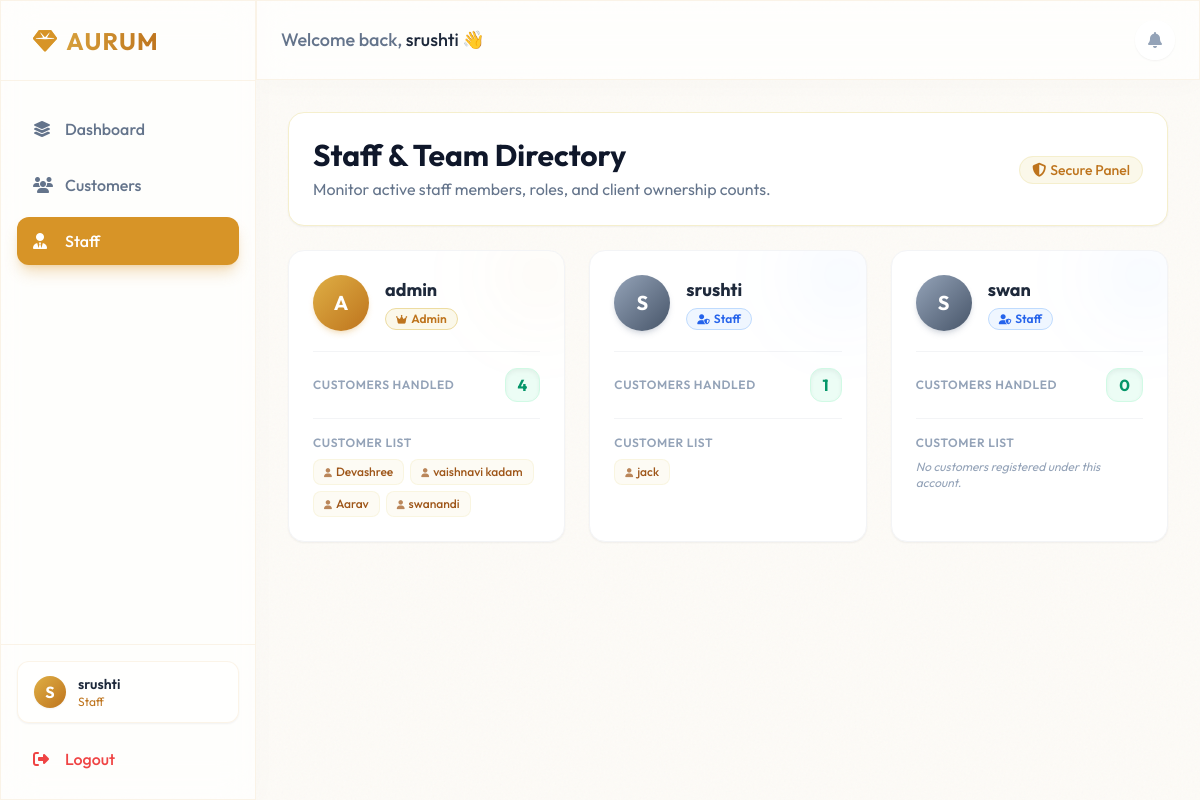
The page /staff (signed in) on the database its author committed.
### models.py (models this page shows, shortened)
class User(UserMixin, db.Model):
    __tablename__ = 'users'
    id = db.Column(db.Integer, primary_key=True)
    username = db.Column(db.String(150), unique=True, nullable=False)
    password = db.Column(db.String(150), nullable=False)
    role = db.Column(db.String(50), default='Staff') # Admin or Staff
    customers = db.relationship('Customer', backref='staff', lazy=True)

class Customer(db.Model):
    __tablename__ = 'customers'
    id = db.Column(db.Integer, primary_key=True)
    name = db.Column(db.String(150), nullable=False)
    phone = db.Column(db.String(20), nullable=False)
    address = db.Column(db.String(255), nullable=True)
    email = db.Column(db.String(150), nullable=True)
    category = db.Column(db.String(50), default='New Customer')
    total_spending = db.Column(db.Float, default=0.0)
    created_at = db.Column(db.DateTime, default=datetime.utcnow)
    staff_id = db.Column(db.Integer, db.ForeignKey('users.id'), nullable=True)
    purchases = db.relationship('Purchase', backref='customer', lazy=True, cascade="all, delete-orphan")
    notes = db.relationship('Note', backref='customer', lazy=True, cascade="all, delete-orphan")

### app.py (the view)
@app.route('/staff')
@login_required
def staff():
    all_staff = User.query.all()
    return render_template('staff.html', staff_members=all_staff)

### app.py (called while the page is built)
@login_manager.user_loader
def load_user(user_id):
    return User.query.get(int(user_id))

### templates/staff.html (shortened to what this page needs)
{% extends "base.html" %}
{% block content %}
<div class="space-y-6 animate-[fadeIn_0.5s_ease-out]">
    <div class="flex flex-col md:flex-row justify-between items-start md:items-center gap-4 bg-white p-6 rounded-2xl border border-gold-100 shadow-sm">
        <div>
            <h1 class="text-3xl font-bold text-slate-900 mb-1">Staff & Team Directory</h1>
            <p class="text-slate-500">Monitor active staff members, roles, and client ownership counts.</p>
        </div>
        <div class="hidden sm:block text-right">
            <span class="text-sm font-medium text-gold-600 bg-gold-50 px-3 py-1 rounded-full border border-gold-100">
                <i class="fa-solid fa-shield-halved mr-1"></i>Secure Panel
            </span>
        </div>
    </div>
    <div class="grid grid-cols-1 md:grid-cols-2 lg:grid-cols-3 gap-6">
        {% for member in staff_members %}
        <div class="bg-white border border-gray-100 rounded-2xl p-6 shadow-sm hover:shadow-md transition-all duration-300 relative overflow-hidden group">
            {% if member.role == 'Admin' %}
            <div class="absolute -right-6 -top-6 w-24 h-24 bg-gold-500/5 rounded-full blur-2xl group-hover:bg-gold-500/10 transition-all duration-500"></div>
            {% else %}
            <div class="absolute -right-6 -top-6 w-24 h-24 bg-blue-500/5 rounded-full blur-2xl group-hover:bg-blue-500/10 transition-all duration-500"></div>
            {% endif %}
            <div class="flex items-center gap-4 mb-5 relative z-10">
                {% if member.role == 'Admin' %}
                <div class="w-14 h-14 rounded-full bg-gradient-to-br from-gold-400 to-gold-600 flex items-center justify-center text-white text-xl font-bold shadow-md shadow-gold-500/20">
                    {{ member.username[0] | upper }}
                </div>
                {% else %}
                <div class="w-14 h-14 rounded-full bg-gradient-to-br from-slate-400 to-slate-600 flex items-center justify-center text-white text-xl font-bold shadow-md shadow-slate-500/20">
                    {{ member.username[0] | upper }}
                </div>
                {% endif %}
                <div>
                    <h3 class="text-lg font-bold text-slate-800 group-hover:text-gold-600 transition-colors">{{ member.username }}</h3>
                    <div class="flex items-center gap-2 mt-1">
                        {% if member.role == 'Admin' %}
                        <span class="px-2.5 py-0.5 rounded-full text-xs font-semibold bg-gold-50 text-gold-600 border border-gold-200">
                            <i class="fa-solid fa-crown text-[10px] mr-1"></i>{{ member.role }}
                        </span>
                        {% else %}
                        <span class="px-2.5 py-0.5 rounded-full text-xs font-semibold bg-blue-50 text-blue-600 border border-blue-200">
                            <i class="fa-solid fa-user-shield text-[10px] mr-1"></i>{{ member.role }}
                        </span>
                        {% endif %}
                    </div>
                </div>
            </div>
            <div class="mt-4 pt-4 border-t border-gray-100 flex items-center justify-between">
                <span class="text-xs text-slate-400 font-semibold uppercase tracking-wider">Customers Handled</span>
                <span class="text-base font-bold text-emerald-600 bg-emerald-50 px-3 py-1 rounded-xl border border-emerald-100 shadow-inner">
                    {{ member.customers | length }}
                </span>
            </div>
            <div class="mt-4 pt-4 border-t border-gray-100">
                <p class="text-xs text-slate-400 font-semibold uppercase tracking-wider mb-2">Customer List</p>
                {% if member.customers %}
                <div class="flex flex-wrap gap-1.5 max-h-32 overflow-y-auto pr-1">
                    {% for customer in member.customers %}
                    <a href="{{ url_for('customers') }}?search={{ customer.phone }}"
                       class="px-2.5 py-1 bg-gold-50/50 hover:bg-gold-100 text-gold-700 text-xs rounded-lg border border-gold-100/50 transition-colors flex items-center gap-1 font-medium">
                        <i class="fa-solid fa-user text-[9px] opacity-70"></i>{{ customer.name }}
                    </a>
                    {% endfor %}
                </div>
                {% else %}
                <p class="text-xs italic text-slate-400">No customers registered under this account.</p>
                {% endif %}
            </div>
        </div>
        {% endfor %}
    </div>
</div>
{% endblock %}

### templates/base.html (shortened to what this page needs)
<!DOCTYPE html>
<html lang="en">
<head>
    <link rel="stylesheet" href="https://cdnjs.cloudflare.com/ajax/libs/font-awesome/6.4.0/css/all.min.css">
    <script src="https://cdn.tailwindcss.com"></script>
</head>
<body class="font-sans antialiased min-h-screen flex selection:bg-gold-500 selection:text-white">
    {% if current_user.is_authenticated %}
    <aside class="w-64 glass border-r border-gold-500/10 hidden md:flex flex-col flex-shrink-0 transition-all duration-300">
        <div class="h-20 flex items-center px-8 border-b border-gold-500/10">
            <h1 class="text-2xl font-bold text-transparent bg-clip-text bg-gradient-to-r from-gold-400 to-gold-600 tracking-wider">
                <i class="fa-solid fa-gem mr-2 text-gold-500"></i>AURUM
            </h1>
        </div>
        <nav class="flex-1 px-4 py-6 space-y-2">
            <a href="{{ url_for('dashboard') }}" class="flex items-center gap-3 px-4 py-3 rounded-xl transition-all duration-300 {% if request.endpoint == 'dashboard' %}bg-gold-500 text-white shadow-lg shadow-gold-500/30{% else %}text-slate-500 hover:bg-gold-50/50 hover:text-gold-600{% endif %}">
                <i class="fa-solid fa-layer-group w-5"></i>
                <span class="font-medium">Dashboard</span>
            </a>
            <a href="{{ url_for('customers') }}" class="flex items-center gap-3 px-4 py-3 rounded-xl transition-all duration-300 {% if request.endpoint == 'customers' %}bg-gold-500 text-white shadow-lg shadow-gold-500/30{% else %}text-slate-500 hover:bg-gold-50/50 hover:text-gold-600{% endif %}">
                <i class="fa-solid fa-users w-5"></i>
                <span class="font-medium">Customers</span>
            </a>
            <a href="{{ url_for('staff') }}" class="flex items-center gap-3 px-4 py-3 rounded-xl transition-all duration-300 {% if request.endpoint == 'staff' %}bg-gold-500 text-white shadow-lg shadow-gold-500/30{% else %}text-slate-500 hover:bg-gold-50/50 hover:text-gold-600{% endif %}">
                <i class="fa-solid fa-user-tie w-5"></i>
                <span class="font-medium">Staff</span>
            </a>
        </nav>
        <div class="p-4 border-t border-gold-500/10">
            <div onclick="openModal('currentStaffProfileModal')" class="flex items-center gap-3 px-4 py-3 bg-white/50 border border-gold-500/10 rounded-xl mb-3 shadow-sm cursor-pointer hover:bg-gold-50/50 hover:border-gold-500/20 transition-all">
                <div class="w-8 h-8 rounded-full bg-gradient-to-br from-gold-400 to-gold-600 flex items-center justify-center font-bold text-white shadow-sm">
                    {{ current_user.username[0] | upper }}
                </div>
                <div>
                    <p class="text-sm font-semibold text-slate-800">{{ current_user.username }}</p>
                    <p class="text-xs text-gold-600">{{ current_user.role }}</p>
                </div>
            </div>
            <a href="{{ url_for('logout') }}" class="flex items-center gap-3 px-4 py-3 rounded-xl text-red-500 hover:bg-red-50 transition-colors">
                <i class="fa-solid fa-right-from-bracket w-5"></i>
                <span class="font-medium">Logout</span>
            </a>
        </div>
    </aside>
    {% endif %}
    <main class="flex-1 flex flex-col h-screen overflow-hidden">
        <header class="h-20 glass flex items-center justify-between px-6 border-b border-gold-500/10 sticky top-0 z-40">
            {% if current_user.is_authenticated %}
            <div class="hidden md:block">
                <h2 class="text-lg font-medium text-slate-500">Welcome back, <span class="text-slate-800">{{ current_user.username }}</span> 👋</h2>
            </div>
            <div class="flex items-center gap-4">
                <button class="w-10 h-10 rounded-full glass hover:bg-gold-50 transition-colors flex items-center justify-center text-slate-400 hover:text-gold-600 border border-transparent hover:border-gold-500/20 shadow-sm">
                    <i class="fa-solid fa-bell"></i>
                </button>
            </div>
            {% else %}
            <div class="w-full text-center">
                <h1 class="text-2xl font-bold text-transparent bg-clip-text bg-gradient-to-r from-gold-300 to-gold-500 tracking-wider">
                    <i class="fa-solid fa-gem mr-2 text-gold-400"></i>AURUM CRM
                </h1>
            </div>
            {% endif %}
        </header>
        <div class="flex-1 overflow-y-auto p-4 md:p-8">
            {% block content %}{% endblock %}
        </div>
    </main>
</body>
</html>

### templates/base.html (style rules this page uses)
body { background-color: #fdfbf7; color: #1e293b; }
.glass { background: rgba(255, 255, 255, 0.7); backdrop-filter: blur(16px); -webkit-backdrop-filter: blur(16px); border: 1px solid rgba(255, 255, 255, 0.8); box-shadow: 0 4px 30px rgba(0, 0, 0, 0.02); }

### rows shown on the page
User: username "S", username "srushti", role "Staff", customers|length "1"
User: username "A", username "admin", role "Admin", customers|length "4"
Customer: name "Devashree"
Customer: name "vaishnavi kadam"
Customer: name "Aarav"
Customer: name "swanandi"
Customer: name "jack"
User: username "S", username "swan", role "Staff", customers|length "0", shows "No customers registered under this account."
